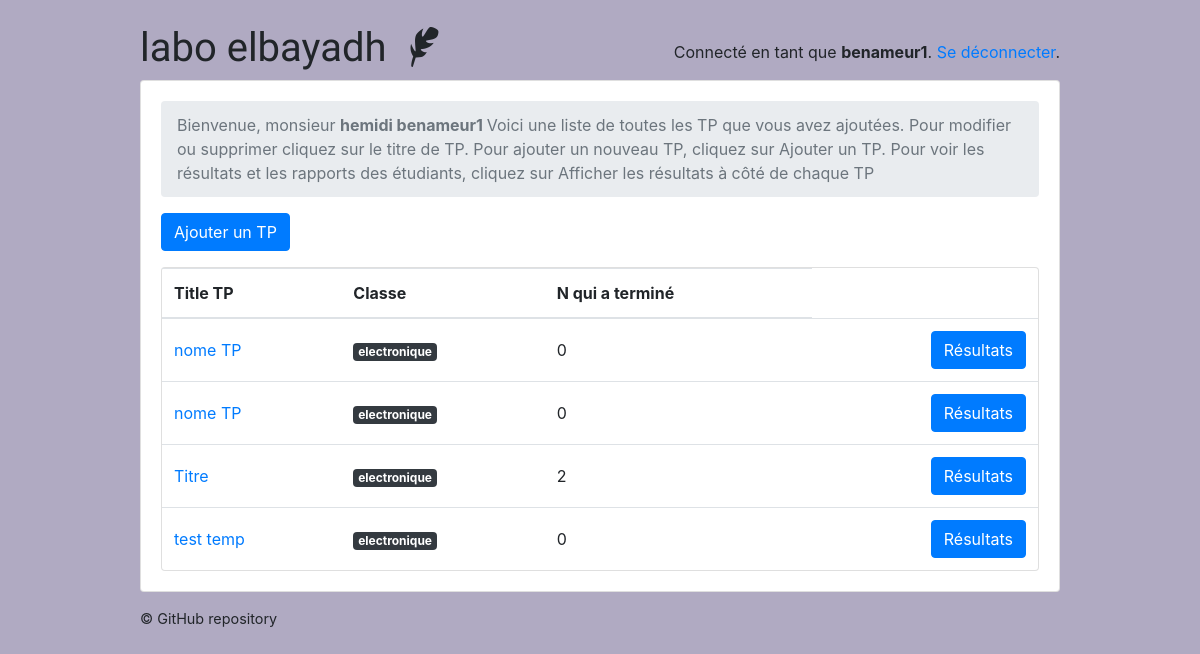
Before: /teachers/ (signed in) with the older database file.
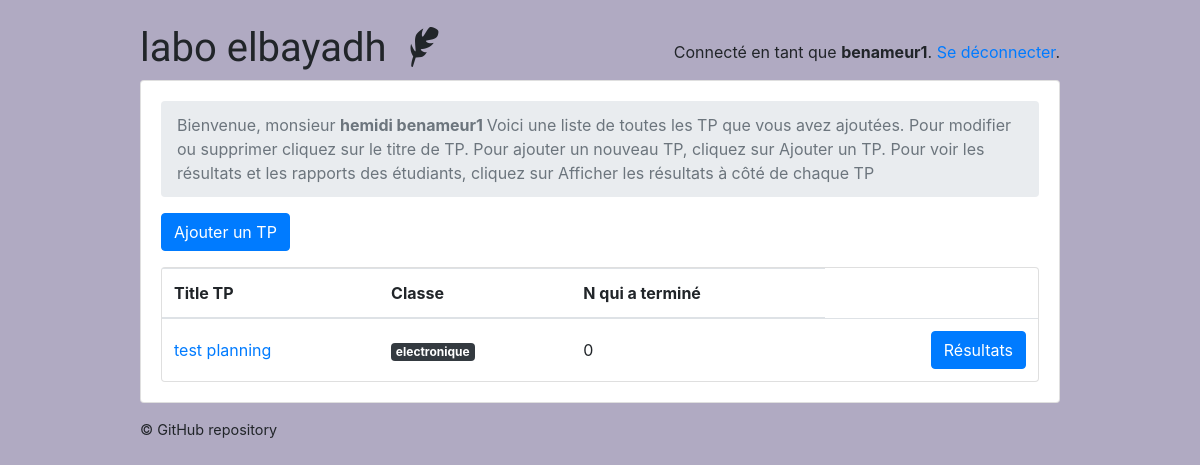
After: the same page with the newer database file.
### classroom/models.py (models this page shows, shortened)
class User(AbstractUser ):
    is_student = models.BooleanField(default=False )
    is_teacher = models.BooleanField(default=False)
    date_of_birth = models.DateField(default='1994-03-16')
    EQUIRED_FIELDS = ['date_of_birth']

class Quiz(models.Model):
    owner = models.ForeignKey(User, on_delete=models.CASCADE, related_name='quizzes')
    name = models.CharField(max_length=255 , default='Titre' , verbose_name= 'Titre TP',)
    subject = models.ForeignKey(Subject, on_delete=models.CASCADE, related_name='quizzes', verbose_name= 'les filières',)
    type_tp_posible = (
        ('redressement et filtrage ', 'redressement et filtrage '),
        ('filtrage RC', 'filtrage RC'),
    )
    type_tp = models.CharField(max_length=500 ,choices=type_tp_posible , verbose_name= 'Type de circuit électrique')
    description = models.TextField( max_length=500 , verbose_name= 'Description de TP ')
    module = models.CharField(max_length=255, default='Matière' , verbose_name= 'Matière' )
    Temps_TP = models.IntegerField(default=5 , verbose_name= 'Temps de TP min')

class Subject(models.Model):
    name = models.CharField(max_length=30)
    color = models.CharField(max_length=7, default='#007bff')
    def get_html_badge(self):
        name = escape(self.name)
        color = escape(self.color)
        html = '<span class="badge badge-primary" style="background-color: %s">%s</span>' % (color, name)
        return mark_safe(html)

### classroom/views/teachers.py (the view)
# urls.py: path('', students.QuizListView.as_view(), name='quiz_list'),
@method_decorator([login_required, teacher_required], name='dispatch')
class QuizListView(ListView):
    model = Quiz
    ordering = ('name', )
    context_object_name = 'quizzes'
    template_name = 'classroom/teachers/quiz_change_list.html'
    def get_queryset(self):
        queryset = self.request.user.quizzes \
            .select_related('subject') \
            .annotate(questions_count=Count('questions', distinct=True)) \
            .annotate(taken_count=Count('taken_quizzes', distinct=True))
        return queryset

### classroom/templates/classroom/teachers/quiz_change_list.html
{% extends 'base.html' %}
{% block content %}
  <nav aria-label="breadcrumb">
    <ol class="breadcrumb">
      <li class="breadcrumb-item active" aria-current="page">Bienvenue, monsieur <strong> {{user.first_name  }} {{user.last_name}} </strong> Voici une liste de toutes les TP que vous avez ajoutées. Pour modifier ou supprimer cliquez sur le titre de TP. Pour ajouter un nouveau TP, cliquez sur Ajouter un TP.
 Pour voir les résultats et les rapports des étudiants, cliquez sur Afficher les résultats à côté de chaque TP</li>
    </ol>
  </nav>
  <a href="{% url 'teachers:quiz_add' %}" class="btn btn-primary mb-3" role="button">Ajouter un TP</a>
  <div class="card">
    <table class="table mb-0">
      <thead>
        <tr>
          <th>Title TP</th>
          <th>Classe</th>
          <th>N qui a terminé </th>
        </tr>
      </thead>
      <tbody>
        {% for quiz in quizzes %}
          <tr>
            <td class="align-middle"><a href="{% url 'teachers:quiz_change' quiz.pk %}">{{ quiz.name }}</a></td>
            <td class="align-middle">{{ quiz.subject.get_html_badge }}</td>
            <td class="align-middle">{{ quiz.taken_count }}</td>
            <td class="text-right">
              <a href="{% url 'teachers:quiz_results' quiz.pk %}" class="btn btn-primary">Résultats</a>
            </td>
          </tr>
        {% empty %}
          <tr>
            <td class="bg-light text-center font-italic" colspan="5">You haven't created any quiz yet.</td>
          </tr>
        {% endfor %}
      </tbody>
    </table>
  </div>
{% endblock %}

### templates/base.html (shortened to what this page needs)
{% load static %}<!doctype html>
<html lang="en">
  <head>
    <link rel="stylesheet" href="https://maxcdn.bootstrapcdn.com/bootstrap/4.0.0/css/bootstrap.min.css">
    <link rel="stylesheet" type="text/css" href="{% static 'vendor/fontello-2f186091/css/fontello.css' %}">
    <link rel="stylesheet" type="text/css" href="{% static 'css/app.css' %}">
    <link rel="stylesheet" type="text/css" href="{% static 'css/hemidi.css' %}">
    <link rel="stylesheet" type="text/css" href="{% static 'css/fl.css' %}">
    {% if user.is_authenticated and user.is_teacher %}
      <link rel="stylesheet" type="text/css" href="{% static 'css/teachers.css' %}">
    {% else %}
      <link rel="stylesheet" type="text/css" href="{% static 'css/students.css' %}">
    {% endif %}
  </head>
  <body>
    <div class="container my-4">
      <div class="row justify-content-center">
        <div class="col-md-10 col-sm-12">
          <div class="row">
            <div class="col-6">
              <h1 class="logo">
                <a href="{% url 'home' %}">
                  labo elbayadh
                  {% if user.is_authenticated %}
                    {% if user.is_teacher %}
                      <span class="icon-feather" data-toggle="tooltip" data-placement="right" title="Teacher profile"></span>
                    {% else %}
                      <span class="icon-graduation-cap" data-toggle="tooltip" data-placement="right" title="Student profile"></span>
                    {% endif %}
                  {% endif %}
                </a>
              </h1>
            </div>
            <div class="col-6 text-right">
              {% if user.is_authenticated %}
                <p class="pt-3">Connecté en tant que <strong>{{ user.last_name }}</strong>. <a href="{% url 'logout' %}">Se déconnecter</a>.</p>
              {% else %}
                <a href="{% url 'login' %}" class="btn btn-light" role="button">Log in</a>
                <a href="{% url 'signup' %}" class="btn btn-primary" role="button">Sign up</a>
              {% endif %}
            </div>
          </div>
          <div class="card mb-3">
            <div class="card-body">
              {% block content %}
              {% endblock %}
            </div>
          </div>
          <footer>
            <a href="https://github.com/hemid32/django_labo">© GitHub repository</a>
          </footer>
        </div>
      </div>
    </div>
  </body>
</html>

### static/css/app.css (style rules this page uses)
.logo { font-family: 'Clicker Script', cursive; }
.logo a { color: #212529; text-decoration: none; }
footer { font-size: .9rem; }
footer a { color: #212529; }

### static/css/teachers.css (style rules this page uses)
body { background-color: #b0aac2; }

Changed rows visible on the page:
removed Quiz: name "nome TP", subject.get_html_badge "electronique", taken_count "0"
removed Quiz: name "nome TP", subject.get_html_badge "electronique", taken_count "0"
removed Quiz: name "Titre", subject.get_html_badge "electronique", taken_count "2"
removed Quiz: name "test temp", subject.get_html_badge "electronique", taken_count "0"
added Quiz: name "test planning", subject.get_html_badge "electronique", taken_count "0"
